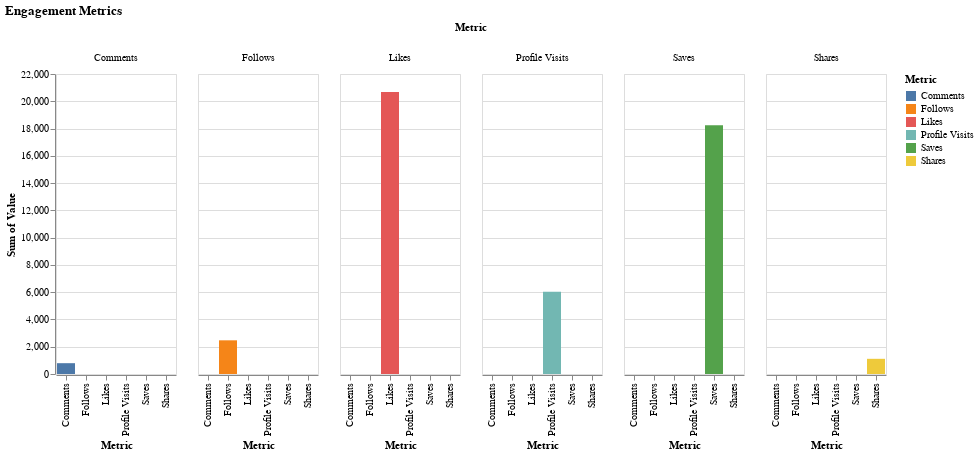

Notebook code cell kept with this figure:
### Code cell
#3. Grouped Bar Chart for Engagement Metrics
bar_engagement = alt.Chart(data).transform_fold(
    ['Saves', 'Comments', 'Shares', 'Likes', 'Profile Visits', 'Follows'],
    as_=['Metric', 'Value']
).mark_bar().encode(
    x='Metric:N',
    y='sum(Value):Q',
    color='Metric:N',
    column='Metric:N'
).properties(
    title='Engagement Metrics'
)

bar_engagement
